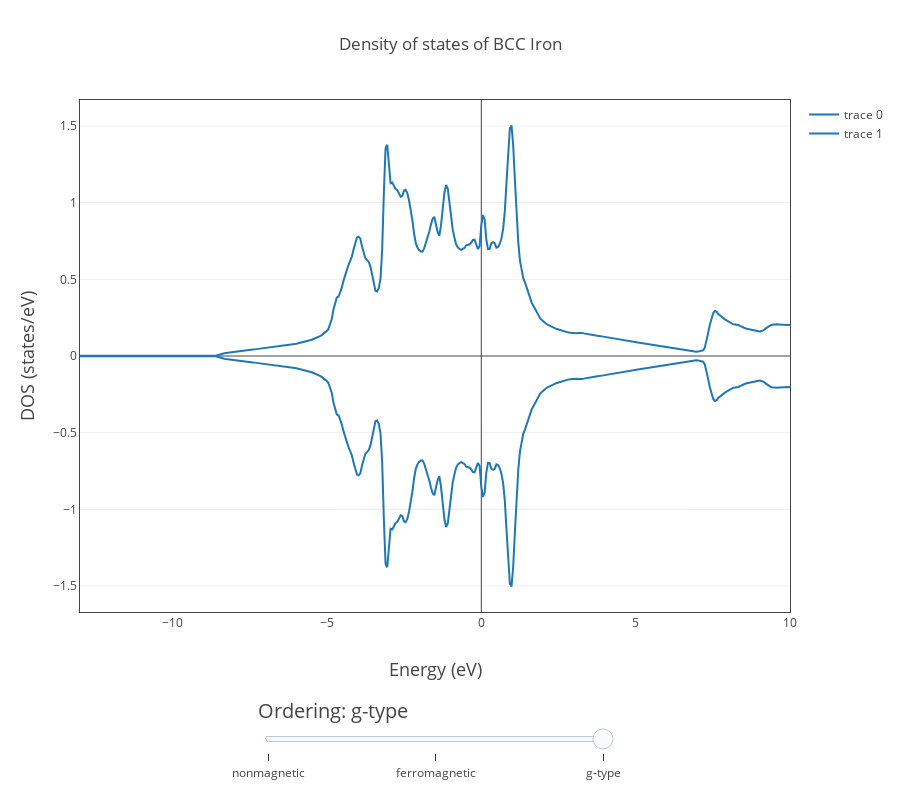

The notebook cell saved with this chart:
### Markdown cell above
This interactive plot is based on the [plotly](https://plot.ly/) package, a visualization library for scientific data. Plotly itself is based on [D3.js](https://d3js.org/), which is well-known for producing elegant and beautiful visualizations in the web browser.

### Code cell
# Initialize offline mode for plotly
py.init_notebook_mode(connected=True)

# Load the visualization
dataviz.visualizations.visualize_dos_with_plotly(
    df=dos_df,
    mag_order_list=mag_order_list
)

### Figure 1 — Plotly figure (JSON) as saved in the notebook; plotly's stock layout.template omitted (floating-point values rounded to 4 significant figures; data arrays with more than 128 entries replaced by an {"elided": "..."} marker saying what was removed)
{"data": [{"line": {"color": "rgb(31, 119, 180)"}, "mode": "lines", "type": "scatter", "uid": "ed4ced2c-c65a-11e8-b923-35f6a95799b6", "x": {"elided": "1000 float values"}, "y": {"elided": "1000 float values"}}, {"line": {"color": "rgb(31, 119, 180)"}, "mode": "lines", "type": "scatter", "uid": "ed4cf0f6-c65a-11e8-b923-35f6a95799b6", "x": {"elided": "1000 float values"}, "y": {"elided": "1000 float values"}}], "layout": {"autosize": false, "height": 800, "sliders": [{"active": 2, "currentvalue": {"font": {"size": 20}, "prefix": "Ordering: ", "visible": true, "xanchor": "left"}, "len": 0.5, "pad": {"b": 10, "t": 80}, "steps": [{"args": [["nonmagnetic"], {"frame": {"duration": 600, "redraw": false}, "mode": "immediate"}], "label": "nonmagnetic", "method": "animate"}, {"args": [["ferromagnetic"], {"frame": {"duration": 600, "redraw": false}, "mode": "immediate"}], "label": "ferromagnetic", "method": "animate"}, {"args": [["g-type"], {"frame": {"duration": 600, "redraw": false}, "mode": "immediate"}], "label": "g-type", "method": "animate"}], "transition": {"duration": 300, "easing": "cubic-in-out"}, "x": 0.25, "xanchor": "left", "y": 0, "yanchor": "top"}], "title": "Density of states of BCC Iron", "width": 900, "xaxis": {"mirror": true, "range": [-13, 10], "showgrid": false, "showline": true, "title": "Energy (eV)", "titlefont": {"size": 18}, "type": "linear"}, "yaxis": {"autorange": true, "mirror": true, "range": [-3.344, 3.069], "showgrid": true, "showline": true, "title": "DOS (states/eV)", "titlefont": {"size": 18}, "type": "linear"}}}
